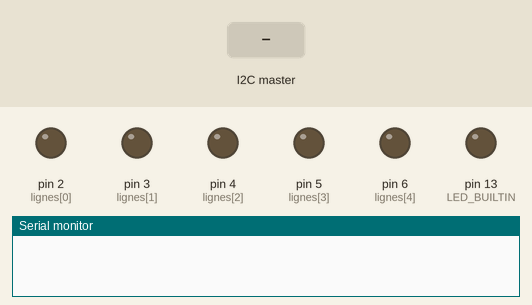
Simulated run of this sketch. Board: Arduino Uno, built with avr-gcc and run on an emulated ATmega328P. Shown: output pins drawn as LEDs (lit = HIGH), the last lines printed to the serial monitor. Inputs (shaded band) come from the test bench. Pins used as bus, display or sensor lines are not drawn.

Above: at 1.2 s.
1.3 s: the I2C master sends the byte 1
At 1.6 s:
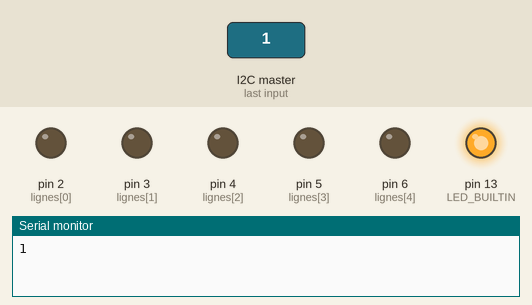
Timing chart, 0 to 4.3 s (numbered marks = the images above; inputs shaded):
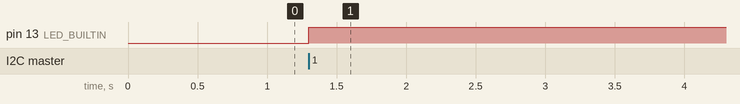

The sketch:

matLed2D.ino
```cpp
#include "Wire.h"

#define LED_DELAI   1
#define NB_LIG      5
#define NB_COL      5


int lig, col;
int lignes[NB_LIG] = {2, 3, 4, 5, 6};
int colonnes[NB_COL] = {8, 9, 10, 11, 12};
int img[NB_LIG][NB_COL];
int data[NB_LIG][NB_COL];
int i, j;

void sendData();
void receiveData(int byteCount);


void setup() {
  Serial.begin(57600);
  Wire.begin(8);                //Set up I2C
  Wire.onReceive(receiveData);
  Wire.onRequest(sendData);
  for (lig=0; lig<NB_LIG; lig++) {
    pinMode(lignes[lig], OUTPUT);
    digitalWrite(lignes[lig], LOW);
    pinMode(colonnes[lig], OUTPUT);
    digitalWrite(colonnes[lig], HIGH);
  }
  for (i=0; i<NB_LIG; i++) {
    for (j=0; j<NB_COL; j++) {
      img[i][j] = 0;
    }
  }
  i = 0;
  j = 0;
  pinMode(LED_BUILTIN, OUTPUT);
}


void loop() {
  affiche(img);
}


void affiche(int image[NB_LIG][NB_COL]) {
  for (col=0; col<NB_COL; col++) {
    for (lig=0; lig<NB_LIG; lig++) {
      digitalWrite(lignes[lig], image[lig][col]);
      //Serial.print(image[lig][col]);
    }
    //Serial.println("\n");
    digitalWrite(colonnes[col], LOW);
    delay(LED_DELAI);
    digitalWrite(colonnes[col], HIGH);
  }
}


void receiveData(int byteCount) {
  digitalWrite(LED_BUILTIN,HIGH);
    while(Wire.available()) {
      data[i][j] = Wire.read();
      Serial.print(data[i][j]);
      j++;
      if (j >= NB_COL) {
        Serial.println("\n");
        j = 0;
        i++;
        if (i >= NB_LIG) {
          digitalWrite(LED_BUILTIN, HIGH);
          for (i=0; i<NB_LIG; i++) {
            for (j=0; j<NB_COL; j++) {
              img[i][j] = data[i][j];
            }
          }
          i = 0;
          j = 0;
        }
      }
    }
 }


// callback for sending data
volatile int ind=0;
void sendData() {
}
```

Measured:
- after the input at 1.3 s, pin 13 (LED_BUILTIN): LOW → HIGH at once
